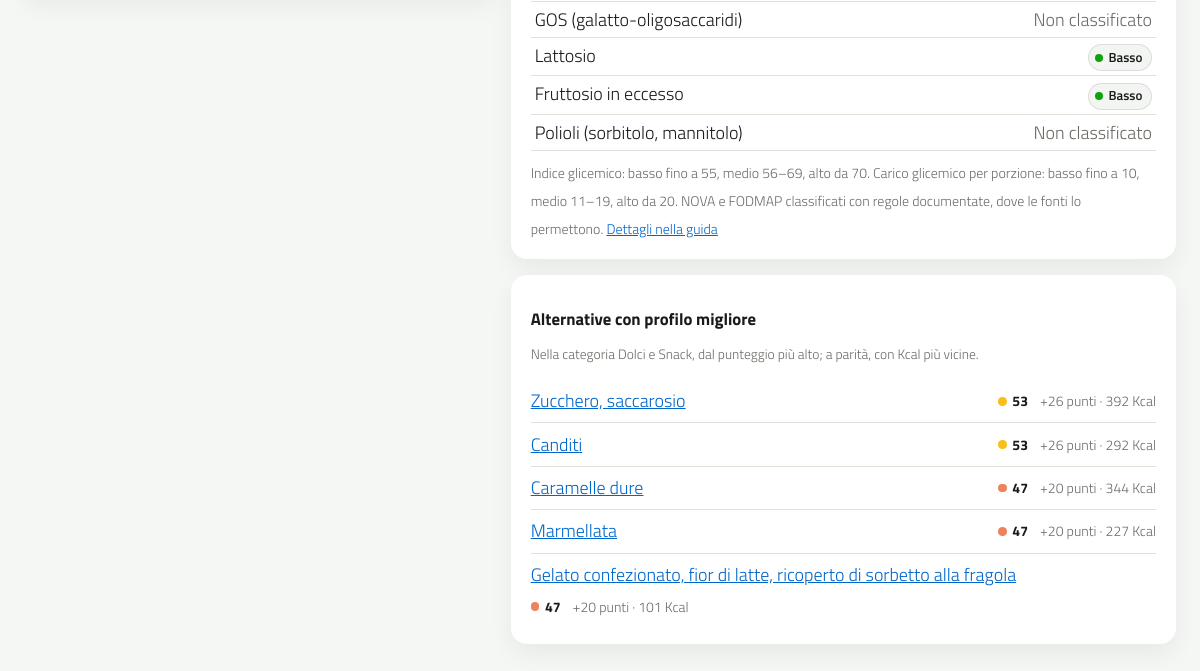
The app's page /alimento/1596 (lower part), older data.
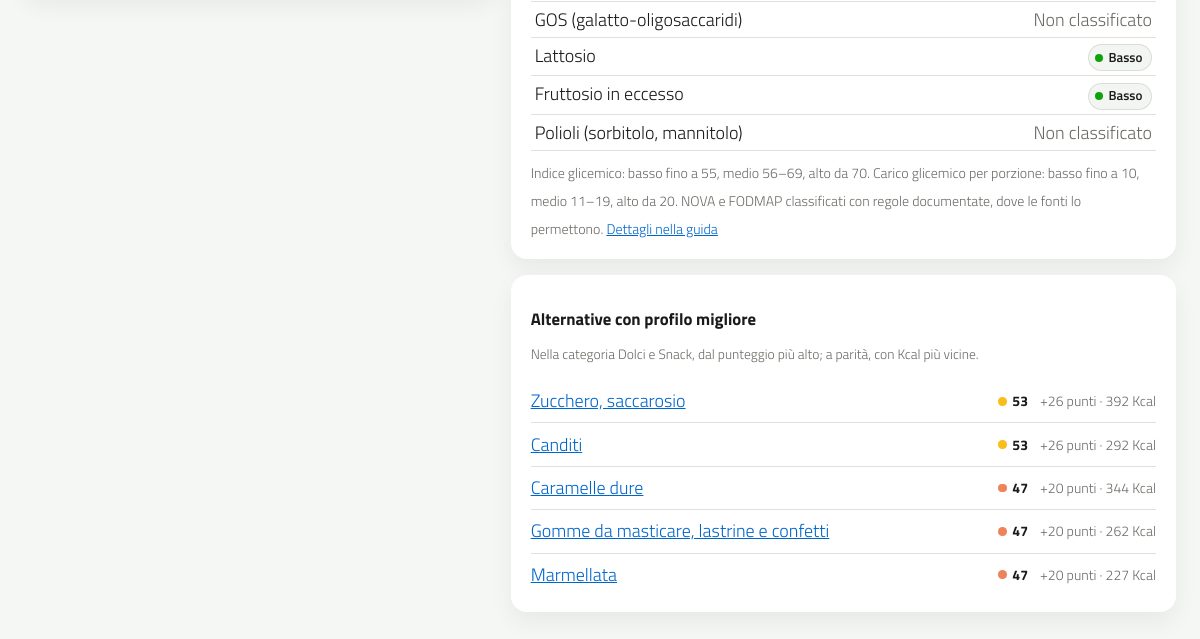
The same page, newer data.
### tables this page shows
CREATE TABLE alimenti (
            id INTEGER PRIMARY KEY AUTOINCREMENT,
            alimento TEXT NOT NULL,
            categoria TEXT,

            kcal REAL DEFAULT 0,
            tef_kcal REAL DEFAULT 0,
            tef_percent REAL DEFAULT 0,
            kcal_nette REAL DEFAULT 0,

            fruttosio REAL DEFAULT 0,
            fibre REAL DEFAULT 0,
            rapporto REAL DEFAULT 0,

            rischio_malassorbimento TEXT,
            rischio_metabolico TEXT,
            rischio_tumorale TEXT,

            aggiornato_il TEXT
        , proteine REAL DEFAULT 0, carboidrati REAL DEFAULT 0, grassi REAL DEFAULT 0, url_fonte TEXT, note TEXT, rischio_diabete TEXT, rischio_colesterolo TEXT, zuccheri REAL, grassi_saturi REAL, colesterolo REAL, vitamina_a REAL, vitamina_c REAL, vitamina_d REAL, vitamina_e REAL, vitamina_b12 REAL, folati REAL, calcio REAL, ferro REAL, magnesio REAL, potassio REAL, sodio REAL, zinco REAL, indice_glicemico REAL, nova INTEGER, fodmap_fruttani TEXT, fodmap_gos TEXT, fodmap_lattosio TEXT, fodmap_fruttosio TEXT, fodmap_polioli TEXT, fonte_nutrienti TEXT, fdc_id INTEGER, codice_crea TEXT, codice_barre TEXT, porzione REAL, glucosio REAL, lattosio REAL, alcol REAL, campi_usda TEXT, codice_cofid TEXT, campi_cofid TEXT, campi_ricetta TEXT, ingredienti TEXT, codice_ciqual TEXT, campi_ciqual TEXT);

### web/pagine.py (the view)
@bp.route("/alimento/<int:alimento_id>")
def scheda(alimento_id: int) -> ResponseReturnValue:
    item = get_alimento(alimento_id)
    if not item:
        abort(404)
    grammi = nutrienti.leggi_grammi(request.args.get("grammi")) or 100.0
    tutti = get_alimenti()
    medaglie = analisi.medaglie_per_alimento(tutti).get(alimento_id, [])
    condizioni = condizioni_utente()
    return render_template(
        "scheda.html",
        item=item,
        rischi=[
            (etichetta, item.get(campo))
            for campo, etichetta in analisi.RISCHI
        ],
        radar=analisi.radar(item),
        medaglie=medaglie,
        posti_medaglia=analisi.POSTI_MEDAGLIA,
        livello=analisi.livello_punteggio(item.get("punteggio")),
        grammi=grammi,
        porzione=nutrienti.per_porzione(item, grammi),
        carico_100=nutrienti.carico_glicemico(item),
        carico_porzione=nutrienti.carico_glicemico(item, grammi),
        disponibili=nutrienti.carboidrati_disponibili(item),
        fodmap=nutrienti.fodmap_complessivo(item),
        nova=nutrienti.gruppo_nova(item),
        alternative=nutrienti.alternative(item, tutti, condizioni=condizioni),
        per_te=profilo.per_te(item, condizioni),
        valutazione=rischi.valuta(item),
        riferimenti=rischi.RIFERIMENTI,
        fonti_dati=fonti_alimento(item),
        pasto_pronto=dati_pasto_pronto(alimento_id),
    )

### analisi.py (called while the page is built)
def livello(valore: object) -> Livello | None:
    chiave = str(valore or "").strip().lower()
    chiave = SINONIMI.get(chiave, chiave)
    livello_trovato = _PER_CHIAVE.get(chiave)
    if livello_trovato is None and chiave:
        livello_trovato = _PER_CHIAVE.get(_nomi_tradotti().get(chiave, ""))
    return livello_trovato

def calcola_punteggio(*valori: object) -> int | None:
    punti = [liv["punti"] for liv in map(livello, valori) if liv]
    if not punti:
        return None
    media = sum(punti) / len(punti)
    return round(100 * (1 - media / PUNTI_MAX))

def livello_punteggio(punteggio: float | None) -> Livello:
    if punteggio is None:
        return NON_CLASSIFICATO
    media = PUNTI_MAX * (1 - punteggio / 100)
    indice = min(int(math.floor(media + 0.5)), len(LIVELLI) - 1)
    return LIVELLI[indice]

def _rapporto_ff(a: Alimento) -> float | None:
    fibre = a.get("fibre") or 0
    return (a.get("fruttosio") or 0) / fibre if fibre > 0 else None

def classifica(alimenti: list[Alimento], medaglia: Medaglia, n: int) -> list[tuple[Alimento, str]]:
    candidati = [a for a in alimenti if medaglia["filtro"](a)]
    candidati.sort(key=lambda a: (*medaglia["ordine"](a), str(a.get("alimento") or "").lower(), a.get("id") or 0))
    return [
        (a, lingue.decimale(medaglia["formato"].format(medaglia["valore"](a))) + medaglia["unita"])
        for a in candidati[:n]
    ]

def medaglie_per_alimento(alimenti: list[Alimento], posti: int = POSTI_MEDAGLIA) -> dict[int, list[Medaglia]]:
    assegnate: dict[int, list[Medaglia]] = {}
    for medaglia in MEDAGLIE:
        for alimento, _ in classifica(alimenti, medaglia, posti):
            assegnate.setdefault(alimento["id"], []).append(medaglia)
    return assegnate

### app.py (called while the page is built)
@app.template_filter("numero")
@pass_context
def filtro_numero_template(contesto: Context, valore: float | None, decimali: int | None = None) -> str:
    return filtro_numero(valore, decimali, contesto.get("lingua"))

@app.context_processor
def contesto_comune() -> dict[str, Any]:
    return {
        "lingua": lingue.corrente(),
        "testi_js": testi_js(),
        "precarica": request.headers.get(pwa.INTESTAZIONE_PRECARICA) == "1",
        "condizioni_profilo": condizioni_utente(),
        "campi_profilo": profilo.campi(condizioni_utente()),
    }

### archivio.py (called while the page is built)
def espressione_per_te(condizioni: Sequence[str]) -> str | None:
    campi = profilo.campi(condizioni)
    return f"per_te({', '.join(campi)})" if campi else None

### templates/scheda.html (shortened to what this page needs)
{% extends "base.html" %}
{% block content %}
<div class="row g-3">
    <div class="col-lg-5 d-flex flex-column gap-3">
                {% set ns = namespace(micro=false) %}
                {% for micro in nutrienti.MICRO %}{% if porzione[micro[0]] is not none %}{% set ns.micro = true %}{% endif %}{% endfor %}
    </div>
    <div class="col-lg-7 d-flex flex-column gap-3">
        <section class="card grafico-card" aria-labelledby="titolo-glicemico">
            <div class="card-body">
                {% if fodmap %}
                    <table class="table table-sm mb-0">
                        <tbody>
                            {% for campo, etichetta in nutrienti.FODMAP %}
                                {% set liv_f = nutrienti.livello_fodmap(item[campo]) %}
                                <tr>
                                    <th scope="row" class="fw-normal">{{ etichetta|traduci }}</th>
                                    <td class="text-end">
                                        {% if liv_f %}
                                            <span class="badge-risk stato-{{ liv_f.stato }}">{{ liv_f.etichetta|traduci }}</span>
                                        {% else %}
                                            <span class="text-muted">{{ _('Non classificato') }}</span>
                                        {% endif %}
                                    </td>
                                </tr>
                            {% endfor %}
                        </tbody>
                    </table>
                {% endif %}
                <p class="small text-muted mt-2 mb-0">
                    {{ _('Indice glicemico: basso fino a 55, medio 56–69, alto da 70. Carico glicemico per porzione: basso fino a 10, medio 11–19, alto da 20.') }}
                    {% if item.codice_crea %}{{ _('NOVA e FODMAP classificati con regole documentate, dove le fonti lo permettono.') }}{% endif %}
                    <a href="{{ url_for('pagine.guida') }}#glicemico">{{ _('Dettagli nella guida') }}</a>
                </p>
            </div>
        </section>
        {% set alternative_per_te = per_te and per_te.punti is not none %}
        {% if item.categoria and (item.punteggio is not none or alternative_per_te) %}
            <section class="card grafico-card" aria-labelledby="titolo-alternative">
                <div class="card-body">
                    <h2 class="grafico-titolo" id="titolo-alternative">{{ _('Alternative migliori per te') if alternative_per_te else _('Alternative con profilo migliore') }}</h2>
                    <p class="grafico-sottotitolo">
                        {% if alternative_per_te %}
                            {{ _('Nella categoria %(categoria)s: prima il semaforo per te più basso, poi il punteggio più alto.', categoria=item.categoria|traduci) }}
                        {% else %}
                            {{ _('Nella categoria %(categoria)s, dal punteggio più alto; a parità, con Kcal più vicine.', categoria=item.categoria|traduci) }}
                        {% endif %}
                    </p>
                    {% if alternative %}
                        <ul class="elenco-alternative">
                            {% for a in alternative %}
                                {% set liv_a = livello_punteggio(a.punteggio) %}
                                <li>
                                    <a href="{{ url_for('pagine.scheda', alimento_id=a.id) }}">{{ a.alimento }}</a>
                                    <span class="elenco-alternative-dati">
                                        <span class="punteggio stato-{{ liv_a.stato }}" title="{{ _('Livello medio: %(livello)s', livello=liv_a.etichetta|traduci) }}">{{ a.punteggio }}</span>
                                        <span class="text-muted">{% if a.guadagno is not none and a.guadagno > 0 %}{{ ngettext('+%(num)d punto', '+%(num)d punti', a.guadagno) }} · {% endif %}{{ a.kcal|numero }} Kcal</span>
                                    </span>
                                </li>
                            {% endfor %}
                        </ul>
                    {% else %}
                        <p class="mb-0">{{ _('Nessun alimento della categoria ha un semaforo per te migliore.') if alternative_per_te else _('Nessun alimento della categoria ha un punteggio più alto.') }}</p>
                    {% endif %}
                </div>
            </section>
        {% endif %}
    </div>
</div>
{% endblock %}

### templates/base.html (shortened to what this page needs)
<!doctype html>
<html lang="{{ lingua }}">
<head>
    <link rel="stylesheet" href="{{ url_for('static', filename='bootstrap-italia/css/bootstrap-italia.min.css') }}">
    <link rel="stylesheet" href="{{ url_for('static', filename='bootstrap-italia/css/fonts.css') }}">
    <link rel="stylesheet" href="{{ url_for('static', filename='css/app.css') }}">
</head>
{% set svuota_cache = not precarica and session.pop('svuota_cache', False) %}
<body
    data-sw="{{ url_for('pwa.service_worker') }}"
>
                    {% set voci_pasto = session.get('pasto', [])|length %}
                    {% set voci_spesa = session.get('spesa', [])|length %}
    <main class="container mb-5" id="contenuto" tabindex="-1">
        {% block content %}{% endblock %}
    </main>
</body>
</html>

### static/css/app.css (style rules this page uses)
:root { color-scheme: light; --pagina: #f4f7f4; --superficie: #ffffff; --superficie-2: #f3f5f3; --testo: #1a1a1a; --testo-secondario: #52514e; --testo-tenue: #6b6a65; --bordo: rgba(11, 11, 11, 0.10); --griglia: #e1e0d9; --asse: #c3c2b7; --link: #0066cc; --intestazione-tabella-bg: #e8f5e9; --intestazione-tabella-testo: #14532d; --intestazione-tabella-bordo: #c8e6c9; --accento: #2a78d6; --stato-good: #0ca30c; --stato-warning: #f9be1a; --stato-serious: #ec835a; --stato-critical: #d03b3b; --stato-nd: #898781; --tooltip-bg: #1a1a19; --tooltip-testo: #f0efec; --tooltip-secondario: #c3c2b7; }
:root { --bs-body-bg: var(--pagina); --bs-body-color: var(--testo); --bs-border-color: var(--griglia); --bs-link-color: var(--link); --bs-link-hover-color: var(--link); }
body { background: var(--pagina); color: var(--testo); }
a { color: var(--link); }
.card { --bs-card-bg: var(--superficie); --bs-card-color: var(--testo); --bs-card-border-color: var(--bordo); --bs-card-cap-bg: var(--superficie-2); background-color: var(--superficie); color: var(--testo); }
.table { --bs-table-color: var(--testo); --bs-table-bg: transparent; --bs-table-border-color: var(--griglia); --bs-table-hover-color: var(--testo); --bs-table-hover-bg: var(--superficie-2); --bs-table-striped-color: var(--testo); --bs-table-striped-bg: var(--superficie-2); color: var(--testo); }
.card.grafico-card::after, .card.card-form::after, .card.table-card::after { display: none; }
.text-muted { color: var(--testo-tenue) !important; }
.table-card, .grafico-card { border: 0; border-radius: 1rem; box-shadow: 0 10px 24px rgba(0, 0, 0, 0.06); }
.stato-good { --stato-colore: var(--stato-good); --stato-testo: #ffffff; }
.stato-warning { --stato-colore: var(--stato-warning); --stato-testo: #0b0b0b; }
.stato-serious { --stato-colore: var(--stato-serious); --stato-testo: #ffffff; }
.badge-risk { display: inline-flex; align-items: center; gap: 0.4em; padding: 0.2em 0.65em 0.2em 0.5em; border-radius: 999px; border: 1px solid var(--bordo); background: var(--superficie-2); color: var(--testo); font-size: 0.82rem; font-weight: 600; white-space: nowrap; }
.badge-risk::before, .punteggio::before, .legenda-voce::before { content: ""; flex: none; width: 0.62em; height: 0.62em; border-radius: 50%; background: var(--stato-colore, var(--stato-nd)); }
.punteggio { display: inline-flex; align-items: center; gap: 0.4em; font-weight: 700; font-variant-numeric: tabular-nums; }
.grafico-card .card-body { padding: 1.25rem 1.25rem 1rem; }
.grafico-titolo { font-size: 1.05rem; font-weight: 700; margin: 0; color: var(--testo); }
.grafico-sottotitolo, .card .card-body .grafico-sottotitolo { font-size: 0.85rem; line-height: 1.4; color: var(--testo-tenue); margin: 0.15rem 0 1rem; }
.elenco-alternative { list-style: none; margin: 0; padding: 0; }
.elenco-alternative li { display: flex; flex-wrap: wrap; justify-content: space-between; gap: 0.25rem 1rem; padding: 0.45rem 0; border-bottom: 1px solid var(--griglia); }
.elenco-alternative li:last-child { border-bottom: 0; }
.elenco-alternative-dati { display: inline-flex; align-items: center; gap: 0.75rem; font-size: 0.875rem; font-variant-numeric: tabular-nums; }

Row changes from the older to the newer data that the page shows:
no longer on this page (row unchanged): alimenti: alimento "Gelato confezionato, fior di latte, ricoperto di sorbetto alla fragola", punteggio "47", ngettext "+20 punti", kcal|numero "101"
now on this page (row edited): alimenti: alimento "Gomme da masticare, lastrine e confetti", punteggio "47", ngettext "+20 punti", kcal|numero "262"
